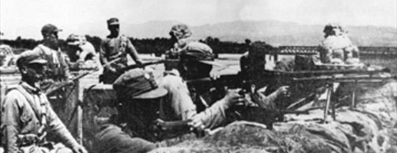
#> input picture .agents/skills/chaos-redux-event-assets/assets/news_event_images/news_event_001.png, 397 x 153 px
$ python process_report_event_image.py ../assets/news_event_images/news_event_001.png out
#> lines starting #> are read from the running program, lines starting #| are printed output that depends on the picture
#!/usr/bin/env python3
from __future__ import annotations

import argparse
import random
from pathlib import Path
from typing import Iterable, Tuple

from PIL import Image, ImageEnhance, ImageFilter, ImageOps

try:
    RESAMPLE_LANCZOS = Image.Resampling.LANCZOS
    RESAMPLE_BICUBIC = Image.Resampling.BICUBIC
except AttributeError:
    RESAMPLE_LANCZOS = Image.LANCZOS
    RESAMPLE_BICUBIC = Image.BICUBIC

IMAGE_EXTENSIONS = {".png", ".jpg", ".jpeg", ".webp", ".bmp", ".tif", ".tiff"}


def clamp(value: int) -> int:
    return max(0, min(255, value))


def ensure_png_path(path: Path) -> Path:
    if path.suffix == "":
        return path.with_suffix(".png")
    if path.suffix.lower() != ".png":
        raise ValueError("Report event card output must be a PNG so transparency is preserved")
    return path


def cover_crop(image: Image.Image, target_size: Tuple[int, int]) -> Image.Image:
    target_w, target_h = target_size
    source_w, source_h = image.size

    scale = max(target_w / source_w, target_h / source_h)
    resized_w = int(round(source_w * scale))
    resized_h = int(round(source_h * scale))

    resized = image.resize((resized_w, resized_h), RESAMPLE_LANCZOS)
    left = (resized_w - target_w) // 2
    top = (resized_h - target_h) // 2
    return resized.crop((left, top, left + target_w, top + target_h))


def add_grain(image: Image.Image, strength: int, seed: int) -> Image.Image:
    if strength <= 0:
        return image

    rng = random.Random(seed)
    rgba = image.convert("RGBA")
    out = Image.new("RGBA", rgba.size)
    source_pixels = rgba.load()
    out_pixels = out.load()

    for y in range(rgba.size[1]):
        for x in range(rgba.size[0]):
            r, g, b, a = source_pixels[x, y]
            noise = rng.randint(-strength, strength)
            out_pixels[x, y] = (clamp(r + noise), clamp(g + noise), clamp(b + noise), a)

    return out


def apply_report_photo_tone(image: Image.Image, grain: int, seed: int) -> Image.Image:
    alpha = image.getchannel("A") if image.mode == "RGBA" else Image.new("L", image.size, 255)

    rgb = image.convert("RGB")
    rgb = ImageOps.autocontrast(rgb, cutoff=1)
    rgb = ImageEnhance.Contrast(rgb).enhance(1.10)
    rgb = ImageEnhance.Brightness(rgb).enhance(0.98)

    grayscale = ImageOps.grayscale(rgb)
    sepia = ImageOps.colorize(grayscale, black="#282018", white="#eee2c7")
    toned = sepia.convert("RGBA")
    toned.putalpha(alpha)
    return add_grain(toned, grain, seed)


def make_paper_texture(size: Tuple[int, int], seed: int, strength: int) -> Image.Image:
    rng = random.Random(seed)
    base = Image.new("RGBA", size, (232, 225, 207, 255))

    if strength <= 0:
        return base

    pixels = base.load()
    for y in range(size[1]):
        for x in range(size[0]):
            r, g, b, a = pixels[x, y]
            noise = rng.randint(-strength, strength)
            pixels[x, y] = (clamp(r + noise), clamp(g + noise), clamp(b + noise), a)

    return base


def rotate_card(image: Image.Image, angle: float, supersample: int, edge_soften: float) -> Image.Image:
    if supersample < 1:
        supersample = 1

    if supersample > 1:
        large_size = (image.size[0] * supersample, image.size[1] * supersample)
        large = image.resize(large_size, RESAMPLE_LANCZOS)
        rotated_large = large.rotate(angle, resample=RESAMPLE_BICUBIC, expand=True)
        final_size = (
            max(1, round(rotated_large.size[0] / supersample)),
            max(1, round(rotated_large.size[1] / supersample)),
        )
        rotated = rotated_large.resize(final_size, RESAMPLE_LANCZOS)
    else:
        rotated = image.rotate(angle, resample=RESAMPLE_BICUBIC, expand=True)

    if edge_soften > 0:
        alpha = rotated.getchannel("A").filter(ImageFilter.GaussianBlur(edge_soften))
        rotated = rotated.copy()
        rotated.putalpha(alpha)

    return rotated


def apply_shadow(
    canvas: Image.Image,
    rotated_card: Image.Image,
    card_xy: Tuple[int, int],
    offset: Tuple[int, int],
    blur: float,
    opacity: float,
) -> None:
    alpha = rotated_card.getchannel("A")
    shadow_alpha = alpha.filter(ImageFilter.GaussianBlur(blur))
    shadow_alpha = shadow_alpha.point(lambda p: int(p * opacity))

    shadow = Image.new("RGBA", rotated_card.size, (0, 0, 0, 0))
    shadow.putalpha(shadow_alpha)

    x, y = card_xy
    ox, oy = offset
    canvas.alpha_composite(shadow, (x + ox, y + oy))


def process_report_event_image(
    input_path: Path,
    output_path: Path,
    canvas_size: Tuple[int, int],
    card_size: Tuple[int, int],
    border: int,
    angle: float,
    shadow_offset: Tuple[int, int],
    shadow_blur: float,
    shadow_opacity: float,
    grain: int,
    paper_grain: int,
    seed: int,
    rotate_supersample: int,
    edge_soften: float,
) -> None:
    source = Image.open(input_path).convert("RGBA")

    photo_size = (card_size[0] - border * 2, card_size[1] - border * 2)
    if photo_size[0] <= 0 or photo_size[1] <= 0:
        raise ValueError("Border is too large for the chosen card size")

    photo = cover_crop(source, photo_size)
    photo = apply_report_photo_tone(photo, grain=grain, seed=seed)

    if border > 0:
        card = make_paper_texture(card_size, seed=seed + 1000, strength=paper_grain)
        card.alpha_composite(photo, (border, border))
    else:
        card = photo

    rotated_card = rotate_card(
        image=card,
        angle=angle,
        supersample=rotate_supersample,
        edge_soften=edge_soften,
    )

    canvas = Image.new("RGBA", canvas_size, (0, 0, 0, 0))
    x = (canvas_size[0] - rotated_card.size[0]) // 2
    y = (canvas_size[1] - rotated_card.size[1]) // 2

    apply_shadow(
        canvas=canvas,
        rotated_card=rotated_card,
        card_xy=(x, y),
        offset=shadow_offset,
        blur=shadow_blur,
        opacity=shadow_opacity,
    )
    canvas.alpha_composite(rotated_card, (x, y))

    output_path = ensure_png_path(output_path)
    output_path.parent.mkdir(parents=True, exist_ok=True)
    canvas.save(output_path)


def iter_images(path: Path) -> Iterable[Path]:
    for child in sorted(path.iterdir()):
        if child.is_file() and child.suffix.lower() in IMAGE_EXTENSIONS:
            yield child


def parse_size(value: str) -> Tuple[int, int]:
    if "x" not in value.lower():
        raise argparse.ArgumentTypeError("Use WIDTHxHEIGHT, for example 210x176")

    left, right = value.lower().split("x", 1)
    try:
        width = int(left)
        height = int(right)
    except ValueError as exc:
        raise argparse.ArgumentTypeError("Width and height must be integers") from exc

    if width <= 0 or height <= 0:
        raise argparse.ArgumentTypeError("Width and height must be positive")

    return width, height


def build_parser() -> argparse.ArgumentParser:
    parser = argparse.ArgumentParser(
        description=(
            "Process Chaos Redux report event images into black-and-white sepia tilted "
            "transparent 210x176 cards with a soft drop shadow."
        )
    )
    parser.add_argument("input", type=Path, help="Input image file or folder")
    parser.add_argument("output", type=Path, help="Output PNG file or output folder")
    parser.add_argument("--canvas-size", type=parse_size, default=(210, 176))
    parser.add_argument("--card-size", type=parse_size, default=(192, 153))
    parser.add_argument("--border", type=int, default=0)
    parser.add_argument("--angle", type=float, default=4.0, help="Degrees. Positive tilts like one of the reference images")
    parser.add_argument("--shadow-offset", type=int, nargs=2, default=(4, 5), metavar=("X", "Y"))
    parser.add_argument("--shadow-blur", type=float, default=4.5)
    parser.add_argument("--shadow-opacity", type=float, default=0.50)
    parser.add_argument("--grain", type=int, default=7)
    parser.add_argument("--paper-grain", type=int, default=0)
    parser.add_argument("--seed", type=int, default=1337)
    parser.add_argument("--rotate-supersample", type=int, default=4)
    parser.add_argument("--edge-soften", type=float, default=0.35)
    return parser


def main() -> None:
    args = build_parser().parse_args()

    if args.input.is_dir():
        args.output.mkdir(parents=True, exist_ok=True)
        for index, source_path in enumerate(iter_images(args.input)):
            output_path = args.output / f"{source_path.stem}_report_event.png"
            process_report_event_image(
                input_path=source_path,
                output_path=output_path,
                canvas_size=args.canvas_size,
                card_size=args.card_size,
                border=args.border,
                angle=args.angle,
                shadow_offset=tuple(args.shadow_offset),
                shadow_blur=args.shadow_blur,
                shadow_opacity=args.shadow_opacity,
                grain=args.grain,
                paper_grain=args.paper_grain,
                seed=args.seed + index,
                rotate_supersample=args.rotate_supersample,
                edge_soften=args.edge_soften,
            )
            print(f"wrote {output_path}")
        return

    output_path = args.output
    if output_path.exists() and output_path.is_dir():
        output_path = output_path / f"{args.input.stem}_report_event.png"

    output_path = ensure_png_path(output_path)
    process_report_event_image(
        input_path=args.input,
        output_path=output_path,
        canvas_size=args.canvas_size,
        card_size=args.card_size,
        border=args.border,
        angle=args.angle,
        shadow_offset=tuple(args.shadow_offset),
        shadow_blur=args.shadow_blur,
        shadow_opacity=args.shadow_opacity,
        grain=args.grain,
        paper_grain=args.paper_grain,
        seed=args.seed,
        rotate_supersample=args.rotate_supersample,
        edge_soften=args.edge_soften,
    )
#> in process_report_event_image, source is the input picture: PIL image 397x153 RGBA; mean R, G, B, A 139.3, 139.3, 139.3, 255
#> in cover_crop, `return resized.crop((left, top, left + target_w, top + target_h))`:
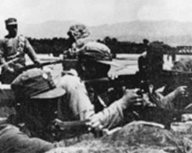
#> returned value: PIL image 192x153 RGBA; mean R, G, B, A 122.3, 122.3, 122.3, 255
#> in apply_report_photo_tone, `alpha = image.getchannel("A") if image.mode == "RGBA" else Image.new("..`: alpha: PIL image 192x153 L; every value is 255
#> in apply_report_photo_tone, `rgb = ImageEnhance.Contrast(rgb).enhance(1.10)`:
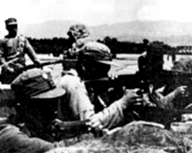
#> rgb: PIL image 192x153 RGB; min 0, max 255, mean 117.5
#> in add_grain, `out = Image.new("RGBA", rgba.size)`: out: PIL image 192x153 RGBA; every value is 0
#> in rotate_card, `large = image.resize(large_size, RESAMPLE_LANCZOS)`:
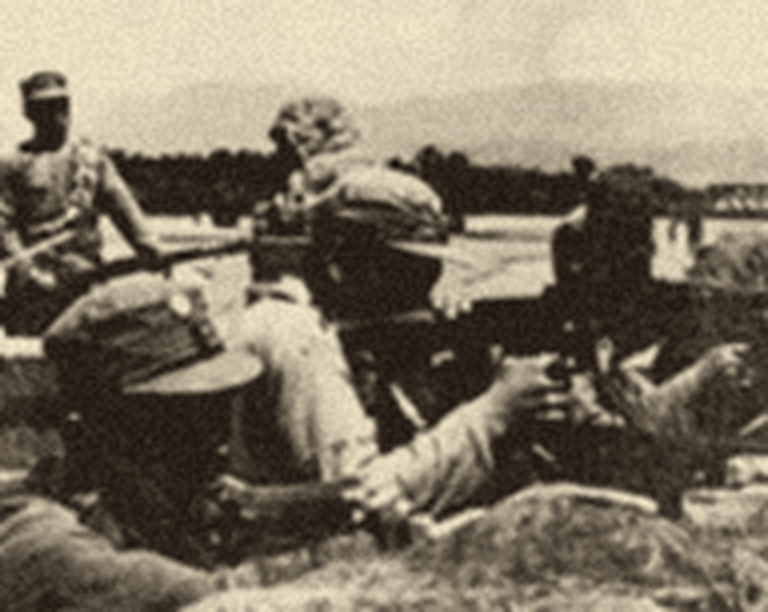
#> large: PIL image 768x612 RGBA; mean R, G, B, A 128.6, 118.8, 102.2, 255
#> in rotate_card, `rotated = rotated_large.resize(final_size, RESAMPLE_LANCZOS)`:
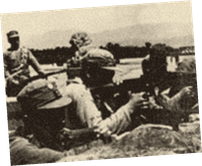
#> rotated: PIL image 202x166 RGBA; mean R, G, B, A 116.9, 108.1, 92.9, 222.2; transparent parts drawn white
#> in rotate_card, `alpha = rotated.getchannel("A").filter(ImageFilter.GaussianBlur(edge_s..`:
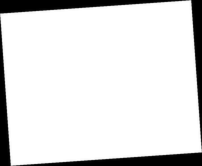
#> alpha: PIL image 202x166 L; min 0, max 255, mean 222.2
#> in process_report_event_image, `canvas = Image.new("RGBA", canvas_size, (0, 0, 0, 0))`: canvas: PIL image 210x176 RGBA; every value is 0
#> in apply_shadow, `shadow = Image.new("RGBA", rotated_card.size, (0, 0, 0, 0))`: shadow: PIL image 202x166 RGBA; every value is 0
#> in apply_shadow, `shadow.putalpha(shadow_alpha)`:
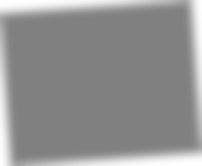
#> shadow: PIL image 202x166 RGBA; mean R, G, B, A 0, 0, 0, 110.2; transparent parts drawn white
#> in process_report_event_image, `canvas.alpha_composite(rotated_card, (x, y))`:
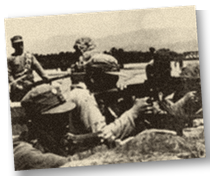
#> canvas: PIL image 210x176 RGBA; mean R, G, B, A 103.6, 95.7, 82.3, 207.3; transparent parts drawn white
    print(f"wrote {output_path}")


if __name__ == "__main__":
    main()
